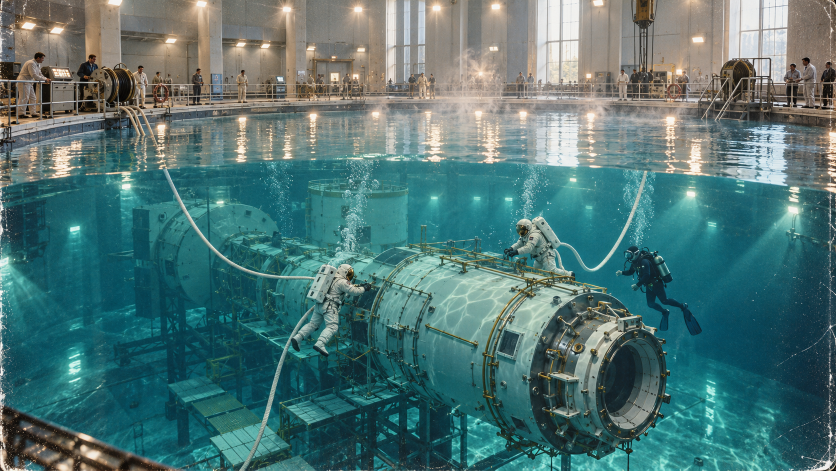
#> input picture assets/gen/prolog_p8_pool__gpt-image-2_0.png, 1672 x 941 px (shown at 1/2 size); the run also reads 1 picture not shown here
$ python _p8v2_sheet.py
#> lines starting #> are read from the running program, lines starting #| are printed output that depends on the picture
# -*- coding: utf-8 -*-
"""Лист Ивану: кадр p8 v2 (гидролаборатория) — старый vs новый A/B + кропы модуля."""
import os
from PIL import Image, ImageDraw, ImageFont

HERE = os.path.dirname(os.path.abspath(__file__))
G = os.path.join(HERE, "assets", "gen")
S = os.path.join(HERE, "_sat")
os.makedirs(S, exist_ok=True)

try:
    f = ImageFont.truetype("/usr/share/fonts/truetype/dejavu/DejaVuSans-Bold.ttf", 26)
    fl = ImageFont.truetype("/usr/share/fonts/truetype/dejavu/DejaVuSans.ttf", 18)
except Exception:
    f = fl = ImageFont.load_default()

A = os.path.join(G, "prolog_p8v2_a__gpt-image-2_0.png")
B = os.path.join(G, "prolog_p8v2_b__gpt-image-2_0.png")
OLD = os.path.join(G, "prolog_p8_pool__gpt-image-2_0.png")

items = [
    ("БЫЛО — макет «под Союз», глубина 12 м (Иван: старый модуль, надо футуристичнее)", OLD),
    ("A — с бортика: бассейн-шахта ~20 м, макет нового марсианского модуля на глубине", A),
    ("B — камера у воды: низ кадра подводный, модуль в глубине подсвечен", B),
]

cw, pad, top, lab = 1200, 16, 60, 30
first = Image.open(items[0][1])
#> first is the input picture: PIL image 1672x941 RGB; mean R, G, B 79.9, 116.7, 116.1
ch = int(round(cw * first.size[1] / first.size[0]))
#> ch = 675
W = cw + 2 * pad
H = top + len(items) * (ch + lab + pad) + pad
#> H = 2239
cv = Image.new("RGB", (W, H), (14, 16, 22))
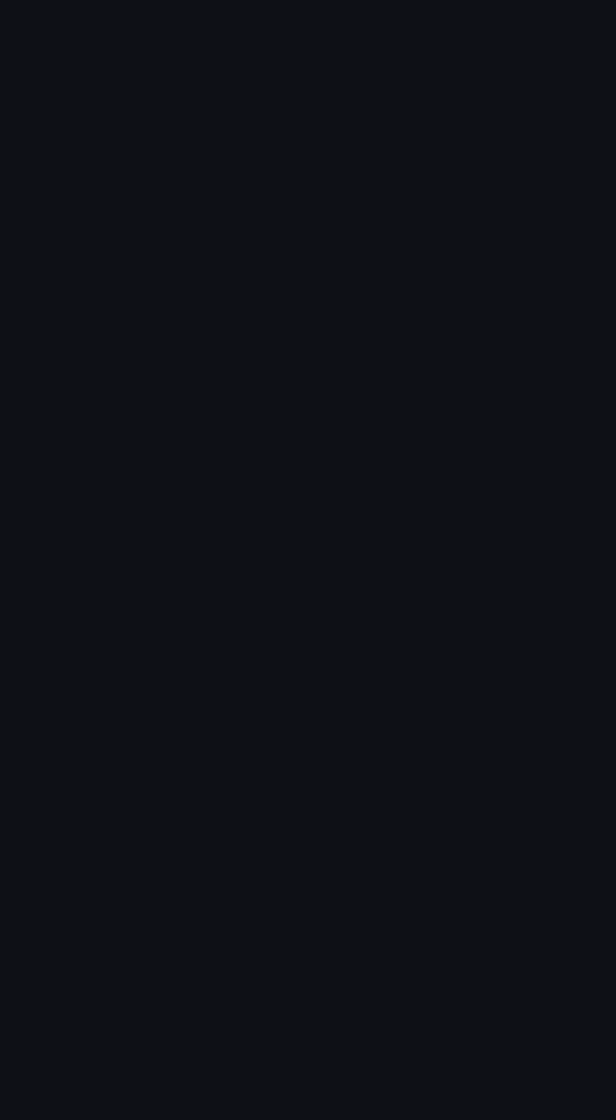
#> cv: PIL image 1232x2239 RGB (shown at 1/2 size); mean R, G, B 14, 16, 22
d = ImageDraw.Draw(cv)
d.text((pad, 18), "Зарянка · кадр p8 «гидролаборатория» — переделка (2026-10-31)",
       fill=(240, 240, 245), font=f)
y = top
for labt, p in items:
    im = Image.open(p).convert("RGB").resize((cw, ch), Image.LANCZOS)
    cv.paste(im, (pad, y))
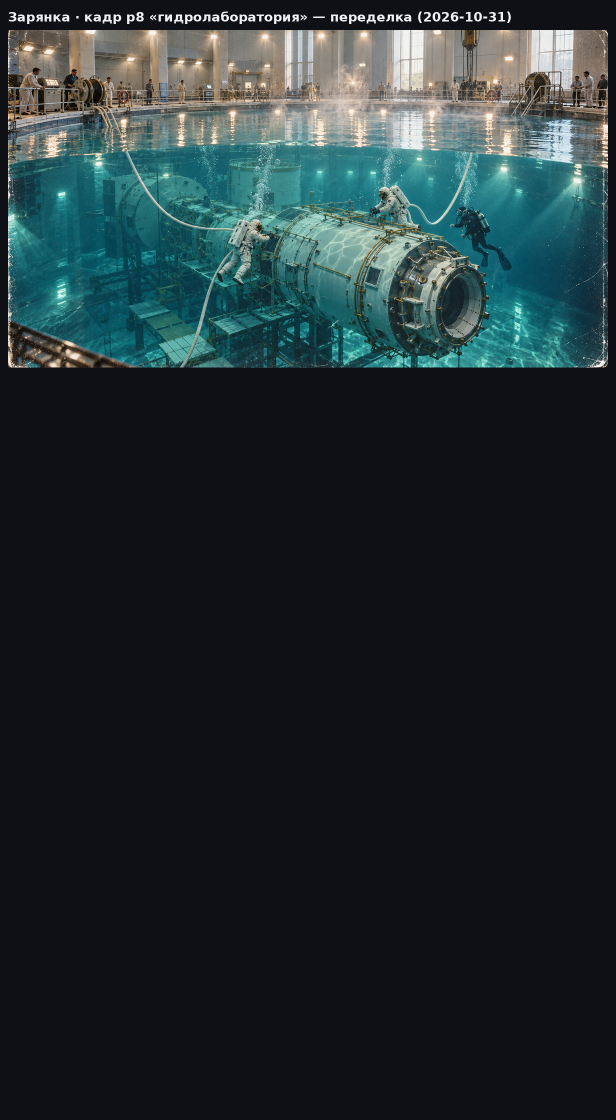
#> cv: PIL image 1232x2239 RGB (shown at 1/2 size); mean R, G, B 34, 46.2, 50.2
    d.rectangle([pad, y, pad + cw - 1, y + ch - 1], outline=(48, 52, 64))
    d.text((pad, y + ch + 6), labt, fill=(212, 216, 224), font=fl)
    y += ch + lab + pad
#> y = 781
#> pass 2 of the loop `for labt, p in items:`:
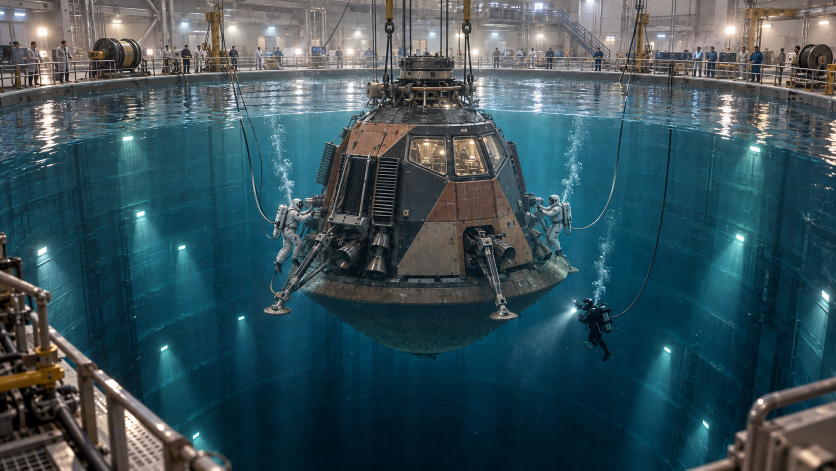
#> input picture assets/gen/prolog_p8v2_a__gpt-image-2_0.png, 1672 x 941 px (shown at 1/2 size)
#> pass 3 of the loop `for labt, p in items:`:
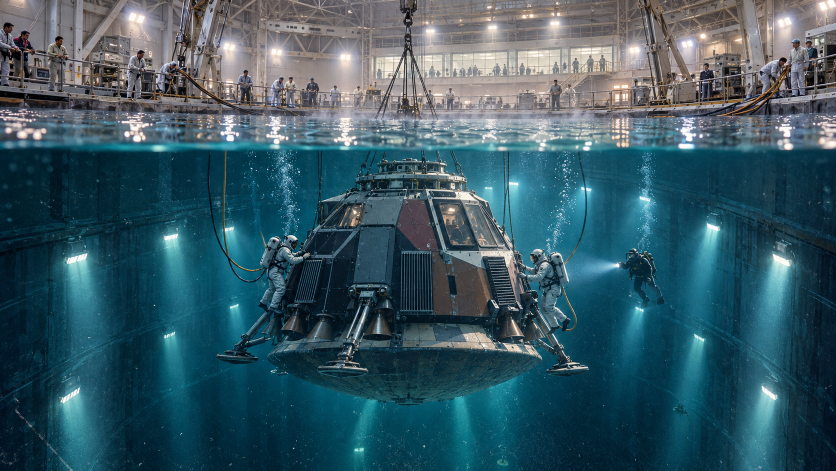
#> input picture assets/gen/prolog_p8v2_b__gpt-image-2_0.png, 1672 x 941 px (shown at 1/2 size)
#> `im = Image.open(p).convert("RGB").resize((cw, ch), Image.LANCZOS)`:
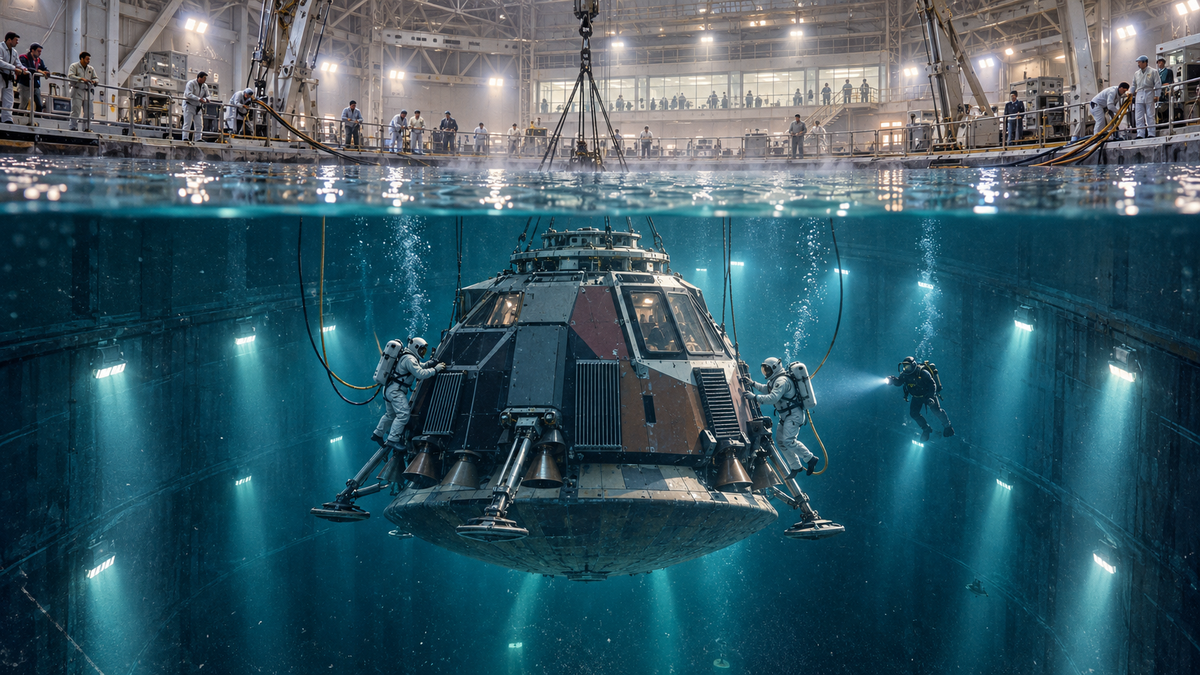
#> im: PIL image 1200x675 RGB; mean R, G, B 56.3, 88.6, 100.3
#> `cv.paste(im, (pad, y))`:
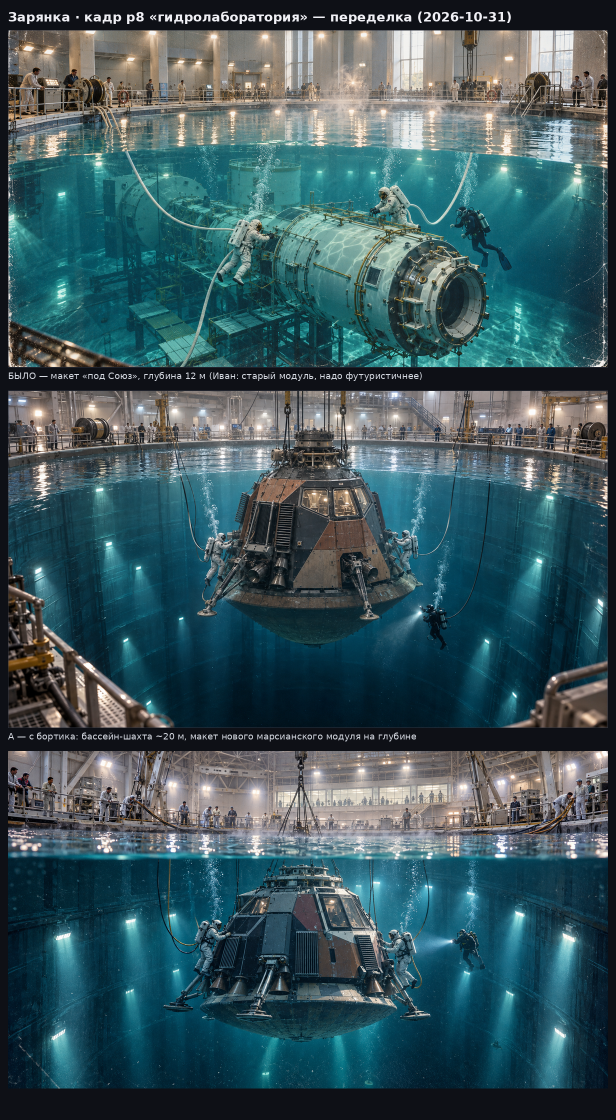
#> cv: PIL image 1232x2239 RGB (shown at 1/2 size); mean R, G, B 59.1, 86.9, 93.2
out = os.path.join(S, "sheet_p8v2.png")
cv.save(out)
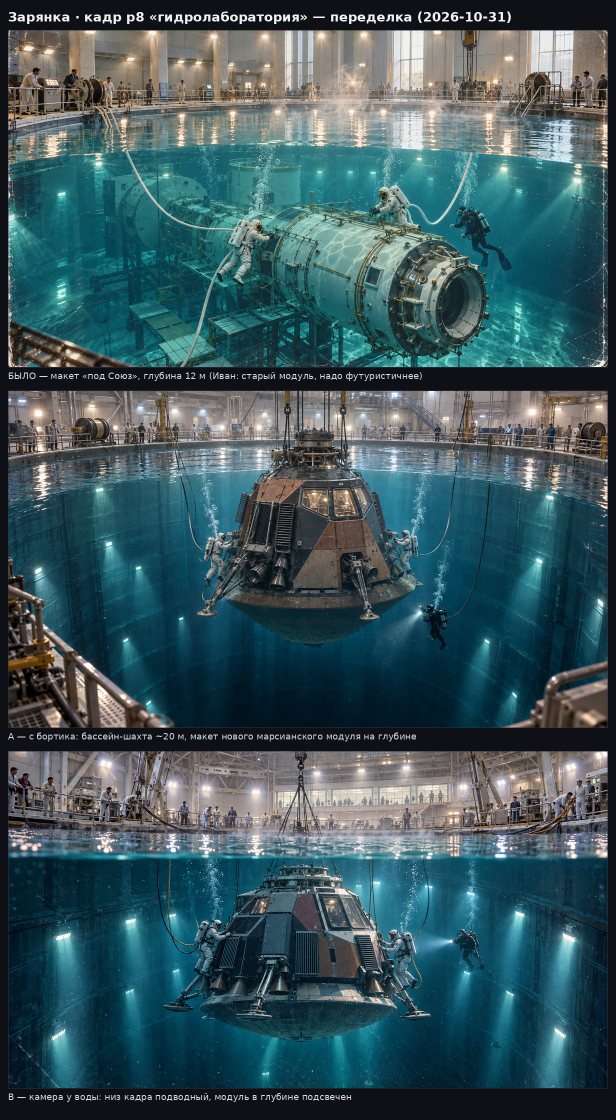
#> saved as sheet_p8v2.png: PIL image 1232x2239 RGB (shown at 1/2 size); mean R, G, B 59.3, 87, 93.4
print("saved", out, cv.size)
#| saved _sat/sheet_p8v2.png (1232, 2239)

# --- кропы модуля в нативном разрешении (проверка букв и деталей) ---
# модуль висит примерно в середине кадра; берём центр по ширине и середину по высоте
crops = []
for tag, p in (("A", A), ("B", B)):
    im = Image.open(p).convert("RGB")
#> im is the input picture: PIL image 1672x941 RGB; mean R, G, B 56.3, 80.9, 88.8
    w, h = im.size
#> w = 1672; h = 941
    box = (int(w * 0.20), int(h * 0.28), int(w * 0.80), int(h * 0.95))
#> box = (334, 263, 1337, 893)
    c = im.crop(box)
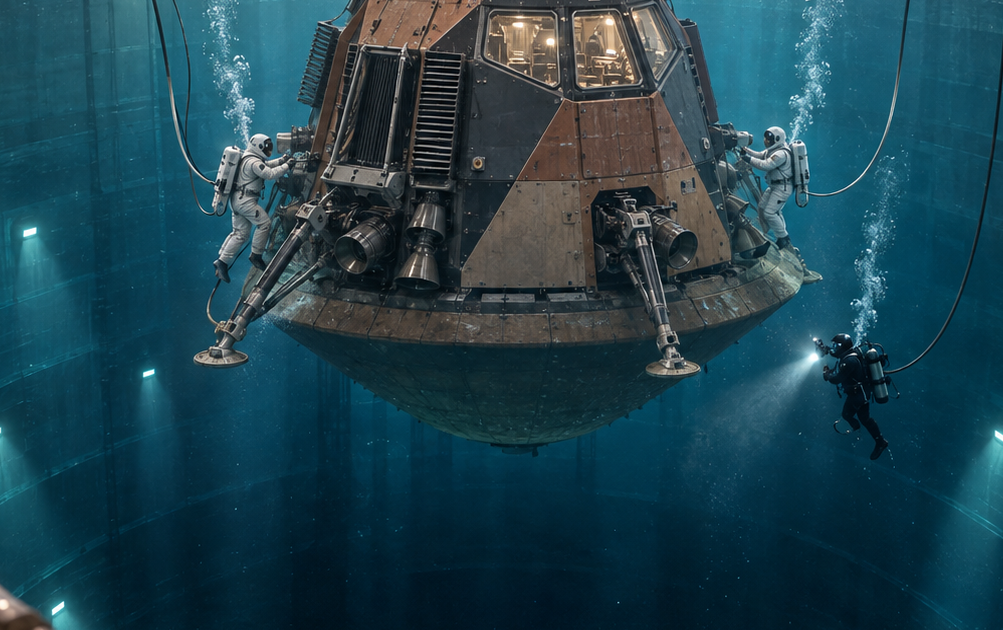
#> c: PIL image 1003x630 RGB; mean R, G, B 29.9, 66.4, 78.8
    crops.append((tag + " · модуль, кроп в нативе", c))
#> pass 2 of the loop `for tag, p in (("A", A), ("B", B)):`:
#> im is the input picture: PIL image 1672x941 RGB; mean R, G, B 56.3, 88.6, 100.3
#> `c = im.crop(box)`:
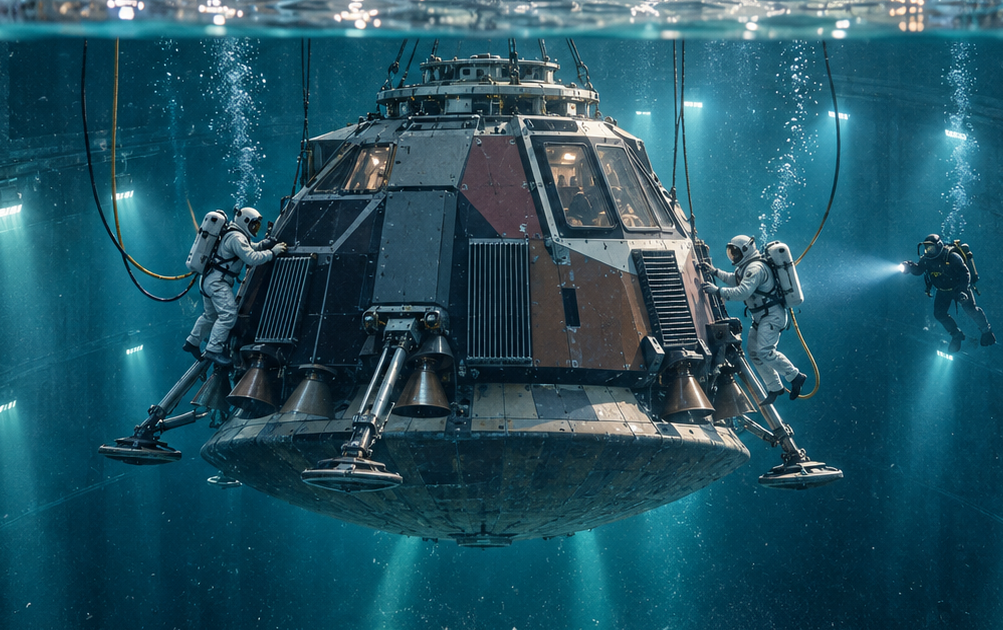
#> c: PIL image 1003x630 RGB; mean R, G, B 34, 82.2, 97.6

cw2 = 1100
ch2 = int(round(cw2 * crops[0][1].size[1] / crops[0][1].size[0]))
#> ch2 = 691
H2 = top + len(crops) * (ch2 + lab + pad) + pad
#> H2 = 1550
cv2 = Image.new("RGB", (cw2 + 2 * pad, H2), (14, 16, 22))
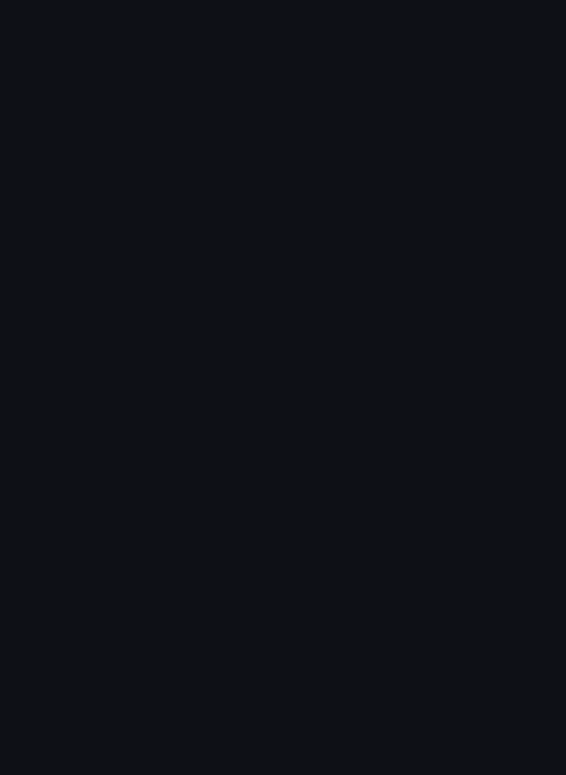
#> cv2: PIL image 1132x1550 RGB (shown at 1/2 size); mean R, G, B 14, 16, 22
d2 = ImageDraw.Draw(cv2)
d2.text((pad, 18), "p8 v2 · детали модуля в нативном разрешении (буквы/эмблемы)",
        fill=(240, 240, 245), font=f)
y = top
for labt, c in crops:
    c = c.resize((cw2, ch2), Image.LANCZOS)
    cv2.paste(c, (pad, y))
    d2.rectangle([pad, y, pad + cw2 - 1, y + ch2 - 1], outline=(48, 52, 64))
    d2.text((pad, y + ch2 + 6), labt, fill=(212, 216, 224), font=fl)
    y += ch2 + lab + pad
#> this loop made 2 passes
#> (labt, y) on passes 1 to 2: ('A · модуль, кроп в нативе', 797), ('B · модуль, кроп в нативе', 1534)
#> pass 2, `c = c.resize((cw2, ch2), Image.LANCZOS)`:
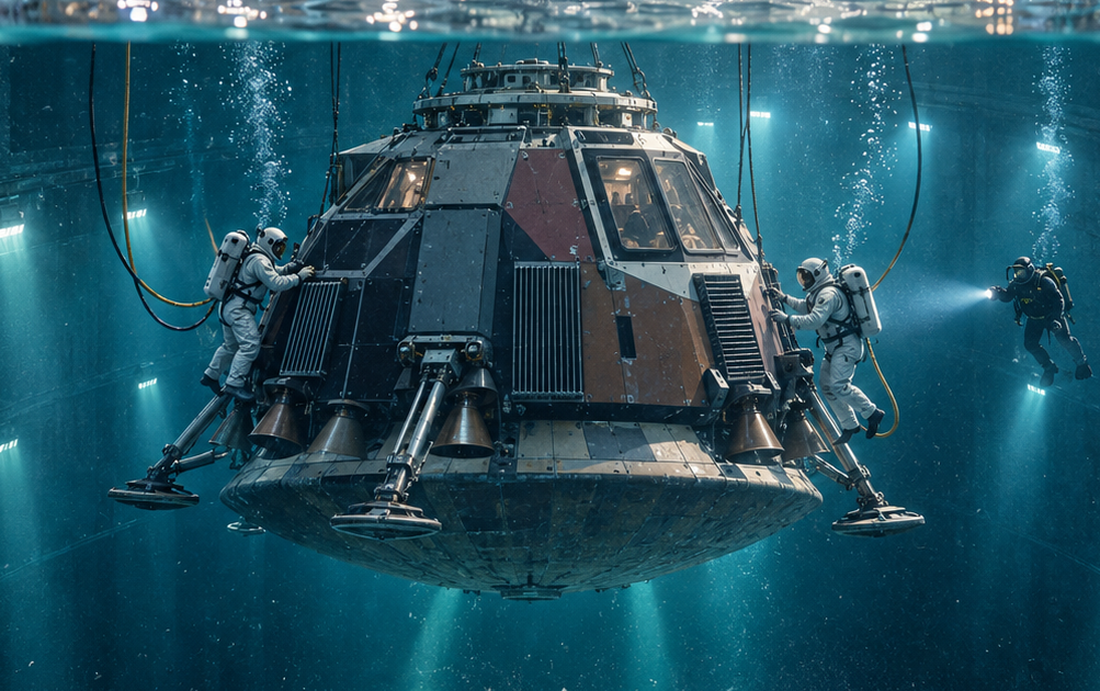
#> c: PIL image 1100x691 RGB; mean R, G, B 34, 82.2, 97.6
#> after the loop:
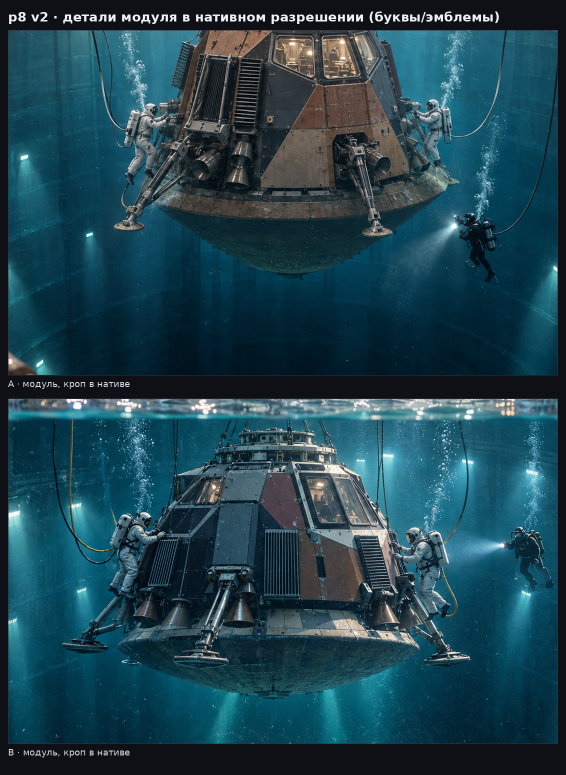
#> cv2: PIL image 1132x1550 RGB (shown at 1/2 size); mean R, G, B 30.8, 67.5, 80.4
#> after the loop, y = 1534
out2 = os.path.join(S, "sheet_p8v2_detail.png")
cv2.save(out2)
print("saved", out2, cv2.size)
#| saved _sat/sheet_p8v2_detail.png (1132, 1550)

# --- уменьшенные копии для чата ---
for src, dst, w2 in ((out, "sheet_p8v2_small.jpg", 900),
                     (out2, "sheet_p8v2_detail_small.jpg", 900)):
    im = Image.open(src).convert("RGB")
    im = im.resize((w2, int(round(w2 * im.size[1] / im.size[0]))), Image.LANCZOS)
#> im: PIL image 900x1636 RGB
    p = os.path.join(S, dst)
    im.save(p, quality=88)
    print("saved", p, im.size)
#| saved _sat/sheet_p8v2_small.jpg (900, 1636)
#> pass 2 of the loop `for src, dst, w2 in ((out, "sheet_p8v2_small.jpg", 900),`:
#> `im = im.resize((w2, int(round(w2 * im.size[1] / im.size[0]))), Image.L..`:
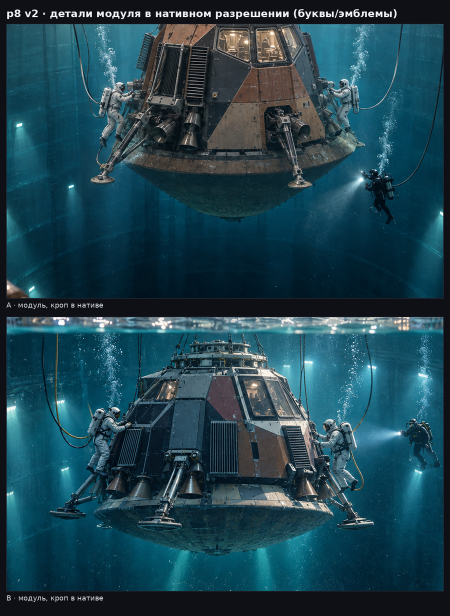
#> im: PIL image 900x1232 RGB (shown at 1/2 size); mean R, G, B 30.8, 67.5, 80.4
#| saved _sat/sheet_p8v2_detail_small.jpg (900, 1232)
